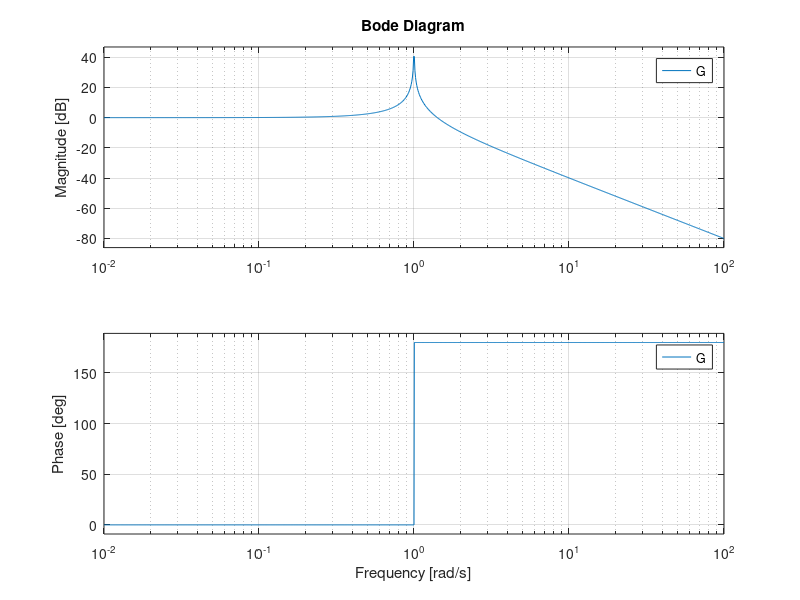

Reproduce this figure in MATLAB.
s = tf ('s');
G = 1/(s^2+1)

[mag, pha] = bode (G)  % this works OK

figure
bode (G)               % fltk and gnuplot both crash